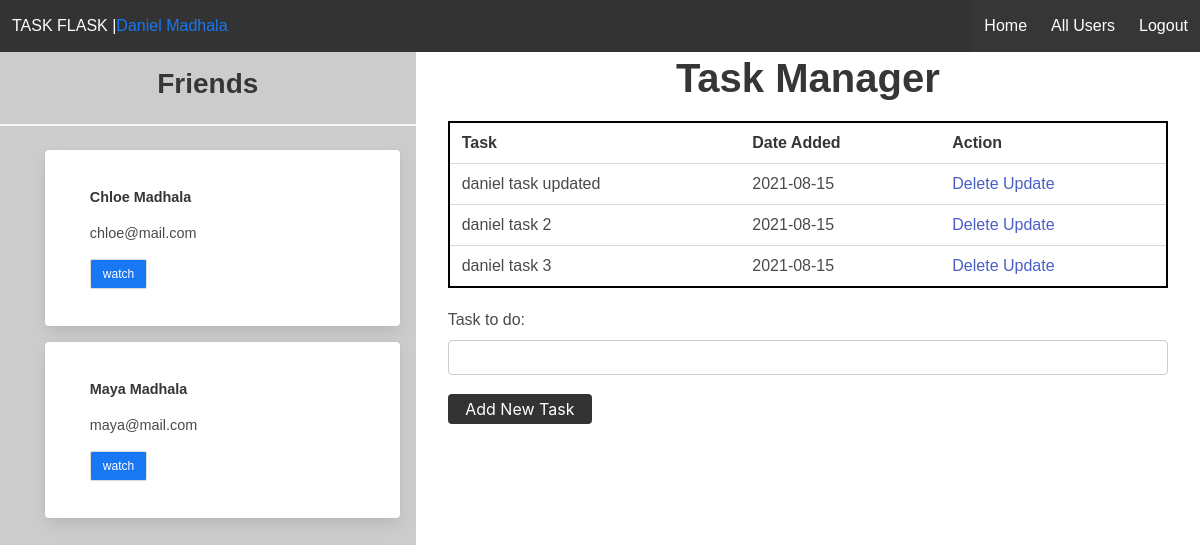
Screenshot of / (signed in) with the database file from the repository.
### app.py (models this page shows, shortened)
class Followers(db.Model):
  __tablename__ = 'followers'
  id = db.Column(db.Integer, primary_key=True)
  user_id = db.Column(db.Integer, db.ForeignKey('user.id'), nullable=False)
  other_user_id = db.Column(db.Integer, db.ForeignKey('user.id'), nullable=False)

class User(db.Model):
  id = db.Column(db.Integer, primary_key=True)
  first_name = db.Column(db.String(20), nullable=False)
  last_name = db.Column(db.String(20), nullable=False)
  email = db.Column(db.String(120), unique=True, nullable=False)
  password = db.Column(db.String(120), nullable=False)
  tasks = db.relationship('Todo', backref='owner', lazy=True)
  friend = db.relationship('Followers',lazy=True,
                            primaryjoin='User.id == Followers.user_id', backref='owner')

class Todo(db.Model):
  id = db.Column(db.Integer, primary_key=True)
  content = db.Column(db.String(200), nullable=False)
  date_time = db.Column(db.DateTime, default=datetime.utcnow)
  user_id = db.Column(db.Integer, db.ForeignKey('user.id'), nullable=False)

### app.py (the view)
@app.route('/' ,methods=['POST', 'GET'])
def index():
  if 'user' and 'username' not in session:
        return redirect(url_for('login'))
  if request.method == 'POST':
        task_content = request.form["content"]
        if not task_content:
          flash("Please enter task content!")
          return redirect(url_for('index'))
        new_task = Todo(content=task_content, user_id=g.user_id)
        try:
            db.session.add(new_task)
            db.session.commit()
            return redirect(url_for('index'))
        except:
            return 'Error while add new task!!!'
  else:
        tasks =  Todo.query.filter_by(user_id=g.user_id).order_by(Todo.date_time).all()
        friends = Followers.query.filter_by(other_user_id=g.user_id).all()
        return render_template('index.html', task_in_html=tasks, friends=friends)

### app.py (called while the page is built)
@app.before_request
def before_request():
  g.user_id = None
  g.user_name = None
  if 'user' and 'username' in session:
    g.user_id = session['user']
    g.username = session['username']

### templates/index.html (shortened to what this page needs)
{% extends 'base.html' %}  {% block body %}
<div class="content">
  <aside class="friends">
    <h2>Friends</h2>
    <hr />
    <div class="friends-container">
      <ul>
        {% for friend in friends%}
        <li>
          <div class="card bg-white">
            <div class="card-body card-content">
              <p>
                <strong
                  >{{ friend.owner.first_name }} {{ friend.owner.last_name
                  }}</strong
                >
              </p>
              <p>{{ friend.owner.email }}</p>
              <a
                href="{{ url_for('read_user', user_id=friend.owner.id) }}"
                class="button is-small btn-blue"
                >watch</a
              >
            </div>
          </div>
        </li>
        {% endfor %}
      </ul>
    </div>
  </aside>
  <div class="container tasks is-fluid">
    <h1 class="has-text-centered mt-1 is-size-2">Task Manager</h1>
    <table>
      <tr>
        <th>Task</th>
        <th>Date Added</th>
        <th>Action</th>
      </tr>
      {% for task in task_in_html %}
      <tr>
        <td>{{ task.content }}</td>
        <td>{{ task.date_time.date() }}</td>
        <td>
          <a href="{{ url_for('delete', id=task.id) }}">Delete</a>
          <a href="/update/{{ task.id }}">Update</a>
        </td>
      </tr>
      {% endfor %}
    </table>
    <div class="form">
      <form action="{{ url_for('index', id=user_id) }}" method="POST">
        <div class="form-group">
          <label for="content">Task to do:</label>
          <input type="text" name="content" id="content" />
        </div>
        <input class="btn btn-dark" type="submit" value="Add New Task" />
      </form>
    </div>
  </div>
</div>
{% endblock%}

### static/css/main.css (style rules this page uses)
* { margin: 0; padding: 0; box-sizing: border-box; }
ul { list-style: none !important; }
a { text-decoration: none; }
body, html { font-family: sans-serif; }
table, td, th { border: 2px solid black; }
table { border-collapse: collapse; width: 100%; }
th { height: 30px; }
td { text-align: center; padding: 5px; }
.form { margin-top: 20px; }
.form-group { margin: 1.2rem 0; }
.form-group input { display: block; width: 100%; padding: 0.4rem; border: solid 1px #ccc; border-radius: 0.25rem; font-size: 1rem; }
label { display: inline-block; margin-bottom: 0.5rem; }
.btn { display: inline-block; border: none; border-radius: 0.25rem; padding: 0.3rem 1.1rem; color: #333; font-size: inherit; cursor: pointer; transition: opacity 0.2s ease-in; }
.btn-dark { background: #333; color: #fff; }
.btn-blue { background: #1877f2; color: #fff; }
.content { display: grid; grid-template-areas: 'friends tasks tasks'; }
.friends { grid-area: friends; background-color: #ccc; height: 100vh; }
.friends h2 { text-align: center; margin: 1rem 0; }
.tasks { grid-area: tasks; }
.card { background-color: #ccc; display: flex; padding: 0.75rem 1.25rem; margin: 1rem; border: 1px solid transparent; border-radius: 0.25rem; }
.card-body { flex-grow: 1; }
.friends-container { font-size: 0.9rem; }
.bg-white { background-color: #fff; }

### rows the page displays
Followers: owner.first_name "Chloe", owner.last_name "Madhala", owner.email "chloe@mail.com"
Followers: owner.first_name "Maya", owner.last_name "Madhala", owner.email "maya@mail.com"
Todo: content "daniel task updated", date_time "2021-08-15"
Todo: content "daniel task 2", date_time "2021-08-15"
Todo: content "daniel task 3", date_time "2021-08-15"

### other values shown
{{ g.username }} "Daniel Madhala"
